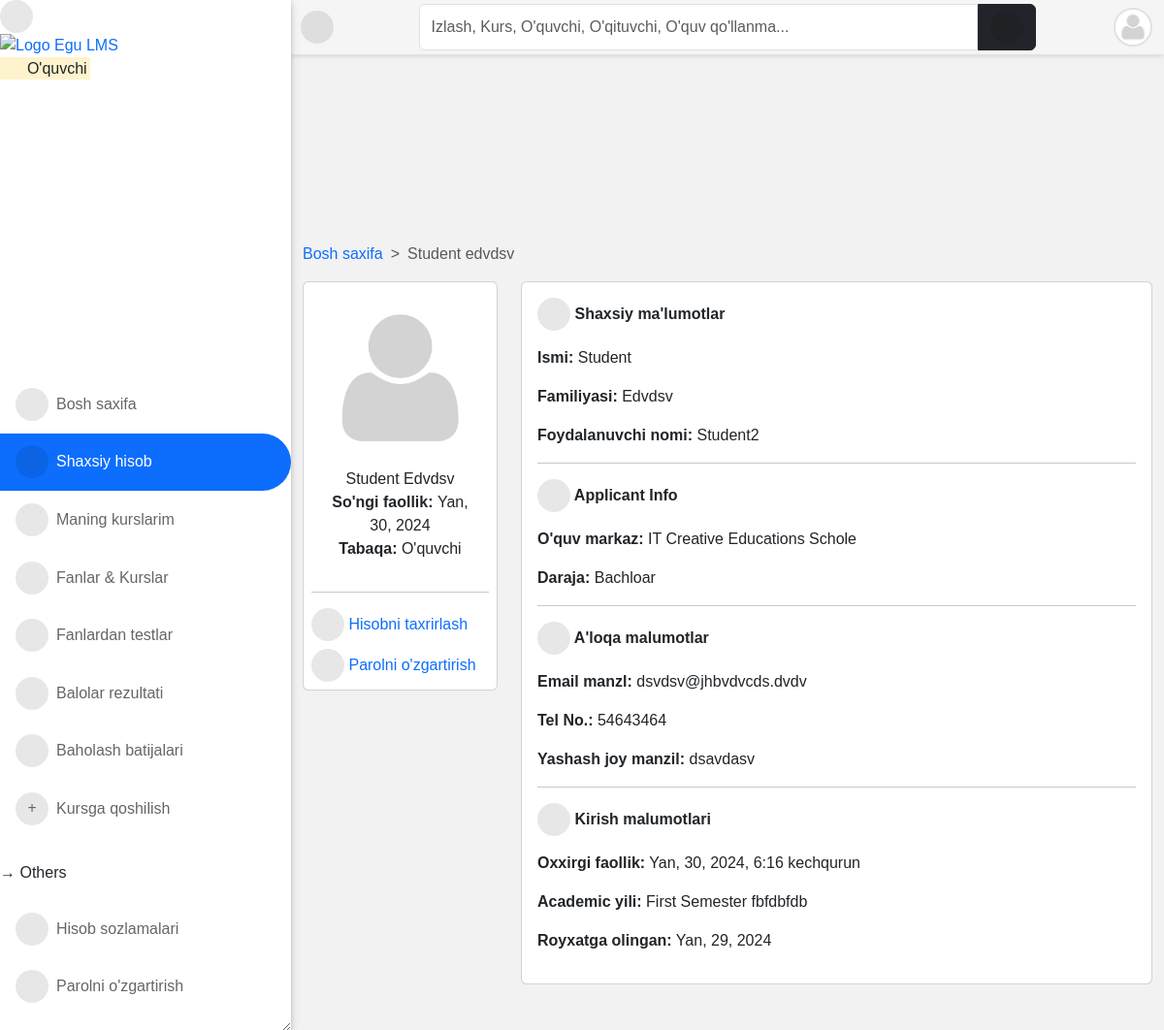
/accounts/profile/ (signed in), run on an earlier commit of the app's database.
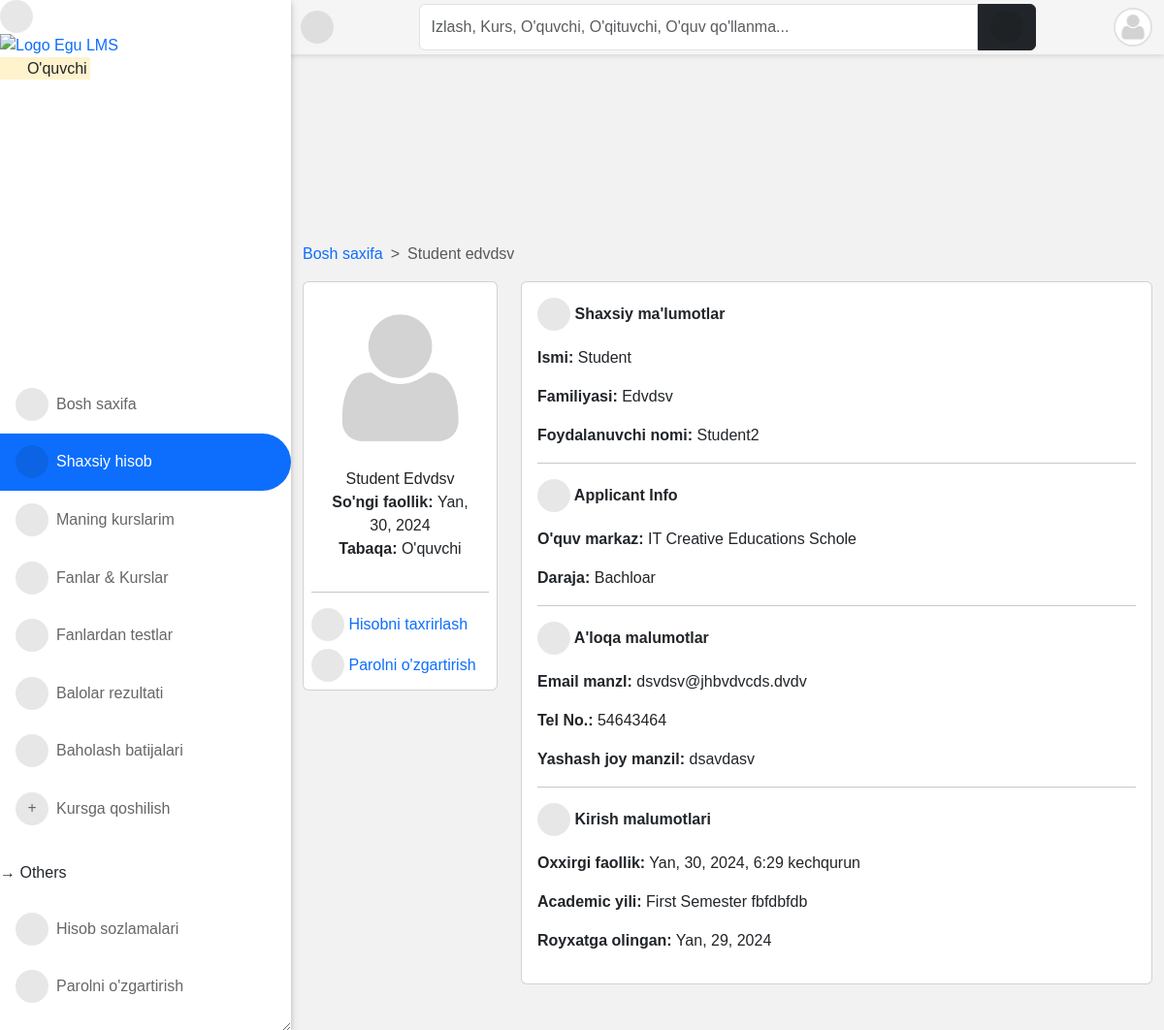
And on a later commit of the database.
### accounts/models.py (models this page shows, shortened)
class User(AbstractUser):
    is_student = models.BooleanField(default=False)
    is_lecturer = models.BooleanField(default=False)
    is_parent = models.BooleanField(default=False)
    is_dep_head = models.BooleanField(default=False)
    phone = models.CharField(max_length=60, blank=True, null=True)
    address = models.CharField(max_length=60, blank=True, null=True)
    picture = models.ImageField(
        upload_to="profile_pictures/%y/%m/%d/", default="default.png", null=True
    )
    email = models.EmailField(blank=True, null=True)
    username_validator = ASCIIUsernameValidator()
    objects = CustomUserManager()
    class Meta:
        ordering = ("-date_joined",)
    @property
    def get_full_name(self):
        full_name = self.username
        if self.first_name and self.last_name:
            full_name = self.first_name + " " + self.last_name
        return full_name
    @property
    def get_user_role(self):
        if self.is_superuser:
            role = "Boshliq"
        elif self.is_student:
            role = "O'quvchi"
        elif self.is_lecturer:
            role = "O'qituvchi"
        elif self.is_parent:
            role = "Ota-ona"
        return role

### accounts/views.py (the view, shortened to what this page needs)
# urls.py: path("profile/", profile, name="profile"),
@login_required
def profile(request):
    current_session = Session.objects.filter(is_current_session=True).first()
    current_semester = Semester.objects.filter(
        is_current_semester=True, session=current_session
    ).first()
    if request.user.is_lecturer:
        courses = Course.objects.filter(
            allocated_course__lecturer__pk=request.user.id
        ).filter(semester=current_semester)
        return render(
            request,
            "accounts/profile.html",
            {
                "title": request.user.get_full_name,
                "courses": courses,
                "current_session": current_session,
                "current_semester": current_semester,
            },
        )
    elif request.user.is_student:
        level = Student.objects.get(student__pk=request.user.id)
        try:
            parent = Parent.objects.get(student=level)
        except:
            parent = "no parent set"
        courses = TakenCourse.objects.filter(
            student__student__id=request.user.id, course__level=level.level
        )
        context = {
            "title": request.user.get_full_name,
            "parent": parent,
            "courses": courses,
            "level": level,
            "current_session": current_session,
            "current_semester": current_semester,
        }
        return render(request, "accounts/profile.html", context)

### core/models.py (called while the page is built)
    def __str__(self):
        return self.session

    def __str__(self):
        return self.semester

### result/models.py (called while the page is built)
    def get_absolute_url(self):
        return reverse("course_detail", kwargs={"slug": self.course.slug})

    def __str__(self):
        return "{0} ({1})".format(self.course.title, self.course.code)

### templates/accounts/profile.html (shortened to what this page needs)
{% extends 'base.html' %}
{% load static %}
{% load i18n %}
{% block content %}
{% if user.is_authenticated %}
<nav style="--bs-breadcrumb-divider: '>';" aria-label="breadcrumb">
    <ol class="breadcrumb">
      <li class="breadcrumb-item"><a href="/">Bosh saxifa</a></li>
      <li class="breadcrumb-item active" aria-current="page">{{ user.get_full_name }}</li>
    </ol>
</nav>
<div class="row">
    <div class="col-md-3 mx-auto">
        <div class="card  p-2">
            <div class="text-center">
                <img src="{{ user.picture.url }}" class="w-100">
                <ul class="px-2 list-unstyled">
                    <li>{{ user.get_full_name|title }}</li>
                    <li><strong>So'ngi faollik: </strong>{{ user.last_login|date }}</li>
                    <li><strong>Tabaqa: </strong>
                        {{ user.get_user_role }}
                    </li>
                </ul>
            </div>
            <hr>
            <a class="mb-2" href="{% url 'edit_profile' %}"><i class="fas fa-user-edit"></i>
                <span class="mobile-hide">Hisobni taxrirlash</span></a>
            <a href="{% url 'change_password' %}"><i class="fas fa-lock"></i><span class="mobile-hide">
                    Parolni o'zgartirish</span></a>
        </div>
    </div>
    <div class="col-md-9 mx-auto">
        <div class="card">
            <div class="card-body">
                <p class="fw-bold"><i class="fas fa-user"></i> Shaxsiy ma'lumotlar</p>
                <div class="dashboard-description">
                    <p><strong>Ismi:</strong> {{ user.first_name|title }}</p>
                    <p><strong>Familiyasi:</strong> {{ user.last_name|title }}</p>
                    <p><strong>Foydalanuvchi nomi:</strong> {{ user.username }}</p>
                </div>
                {% if user.is_student %}
                <hr>
                <p class="fw-bold"><i class="fas fa-graduation-cap"></i> Applicant Info</p>
                <div class="dashboard-description">
                    <p><strong>O'quv markaz: </strong>IT Creative Educations Schole</p>
                    <p><strong>Daraja: </strong>{{ level.level }}</p>
                </div>
                {% endif %}
                <hr>
                <p class="fw-bold"><i class="fas fa-phone-square-alt"></i> A'loqa malumotlar</p>
                <div class="dashboard-description">
                    <p><strong>Email manzl:</strong> {{ user.email }}</p>
                    <p><strong>Tel No.:</strong> {{ user.phone }}</p>
                    <p><strong>Yashash joy manzil:</strong> {{ user.address }}</p>
                </div>
                <hr>
                <p class="fw-bold"><i class="fa fa-calendar-day"></i> Kirish malumotlari</p>
                <div class="dashboard-description">
                    <p><strong>Oxxirgi faollik:</strong> {{ user.last_login }}</p>
                    {% if current_semester and current_session %}
                    <p><strong>Academic yili:</strong> {{ current_semester }} Semester {{ current_session }}</p>
                    {% endif %}
                    <p><strong>Royxatga olingan:</strong> {{ user.date_joined|date }}</p>
                </div>
            </div>
        </div>
    </div>
</div>
{% endif %}
{% endblock content %}

### templates/aside.html (shortened to what this page needs)
{% load static %}
<div id="side-nav">
	<div class="main-menu">
			<div class="desktop-hide">
				<div class="toggle-btn" onclick="toggleSidebar()">
					<i class="fas fa-times"></i>
				</div>
			</div>
			<a href="/">
				<img src="{% static '/img/dj-lms.png' %}" width="110px" alt="Logo Egu LMS">
			</a>
			<p class="text-orange">
				<mark>
					<i class="far fa-hand-point-right"></i>
					{{ request.user.get_user_role }}
				</mark>
			</p>
		</div>
		{% url 'home' as hom %} {% url 'dashboard' as dash %} {% url 'profile' as prof %}
		{% url 'programs' as pro %} {% url 'session_list' as sess %} {% url 'semester_list' as sem %}
		{% url 'add_score' as ascore %} {% url 'grade_results' as vr %}{% url 'ass_results' as ar %}
		{% url 'course_registration' as cr %} {% url 'edit_profile' as ep %} {% url 'change_password' as cp %}
		{% url 'quiz_progress' as qpr %} {% url 'quiz_marking' as qce %} {% url 'user_course_list' as ucl %}
		<ul>
			<li class="{% if request.path == hom %}active{% endif %}">
				<a href="{% url 'home' %}"><i class="fas fa-home"></i>Bosh saxifa</a>
			</li>
			<li class="{% if request.path == prof %}active{% endif %}">
				<a href="{% url 'profile' %}"><i class="fas fa-user"></i>Shaxsiy hisob</a>
			</li>
			{% if request.user.is_lecturer or request.user.is_student %}
			<li class="{% if request.path == ucl %}active{% endif %}">
				<a href="{% url 'user_course_list' %}"><i class="fas fa-book"></i>Maning kurslarim</a>
			</li>
			{% endif %}
			<li class="{% if request.path == pro %}active{% endif %}">
				<a href="{% url 'programs' %}"><i class="fas fa-book-open"></i>Fanlar & Kurslar</a>
			</li>
			{% if request.user.is_student %}
			<li class="{% if request.path == qpr %}active{% endif %}">
				<a href="{% url 'quiz_progress' %}"><i class="fas fa-record-vinyl"></i>Fanlardan testlar</a>
			</li>
			<li class="{% if request.path == vr %}active{% endif %}">
				<a href="{% url 'grade_results' %}"><i class="fa fa-spell-check"></i>Balolar rezultati</a>
			</li>
			<li class="{% if request.path == ar %}active{% endif %}">
				<a href="{% url 'ass_results' %}"><i class="fa fa-list-ol"></i> Baholash batijalari</a>
			</li>
			<li class="{% if request.path == cr %}active{% endif %}">
				<a href="{% url 'course_registration' %}"><i class="fas fa-plus"></i>Kursga qoshilish </a>
			</li>
			{% endif %}
			<br />
			<p class="ml-3">&RightArrow; Others</p>
			<li class="{% if request.path == ep %}active{% endif %}">
				<a href="{% url 'edit_profile' %}"><i class="fas fa-cogs"></i>Hisob sozlamalari</a>
			</li>
			<li class="{% if request.path == cp %}active{% endif %}">
				<a href="{% url 'change_password' %}"><i class="fas fa-key"></i>Parolni o'zgartirish</a>
			</li>
		</ul>
	</div>
	<footer class="card-footer mt-5 pt-3 pb-5 px-2">
		<div class="col-12">
			<p class="small m-0">
				Bizning <a href="#"> Maxfiylik </a> hamda <a href="#"> Foydalanish shartlari. </a>
				<br />Student LMS &copy; <script>document.write(new Date().getFullYear());</script>
				<br />
			</p>
			<a href="https://github.com/xusanbek0071" class="btn btn-sm btn-dark mx-auto" target="_blank">
			</a>
		</div>
	</footer>

### templates/navbar.html (shortened to what this page needs)
<div id="top-navbar" class="py-1">
	<div class="container">
		<div class="nav-wrapper">
			<div class="toggle-btn" onclick="toggleSidebar()">
				<i class="fas fa-bars"></i>
			</div>
			<form class="form-header" action="{% url 'query' %}" method="GET">
				<input id="primary-search" class="form-control rounded-end-0" type="text" name="q" value="{{ request.GET.q }}"
					placeholder="Izlash, Kurs, O'quvchi, O'qituvchi, O'quv qo'llanma..." required />
				<button class="btn btn-dark rounded-start-0" type="submit">
					<i class="fas fa-search"></i>
				</button>
			</form>
			<div class="dropdown">
				<div class="avatar border border-2" type="button" data-bs-toggle="dropdown" aria-expanded="false">
					<img src="{{ request.user.picture.url }}">
				</div>
			</div>
		</div>
	</div>
</div>

What changed in the data, as far as the page shows it:
changed User "O'quvchi": last_login "Yan, 30, 2024, 6:16 kechqurun" → "Yan, 30, 2024, 6:29 kechqurun"
